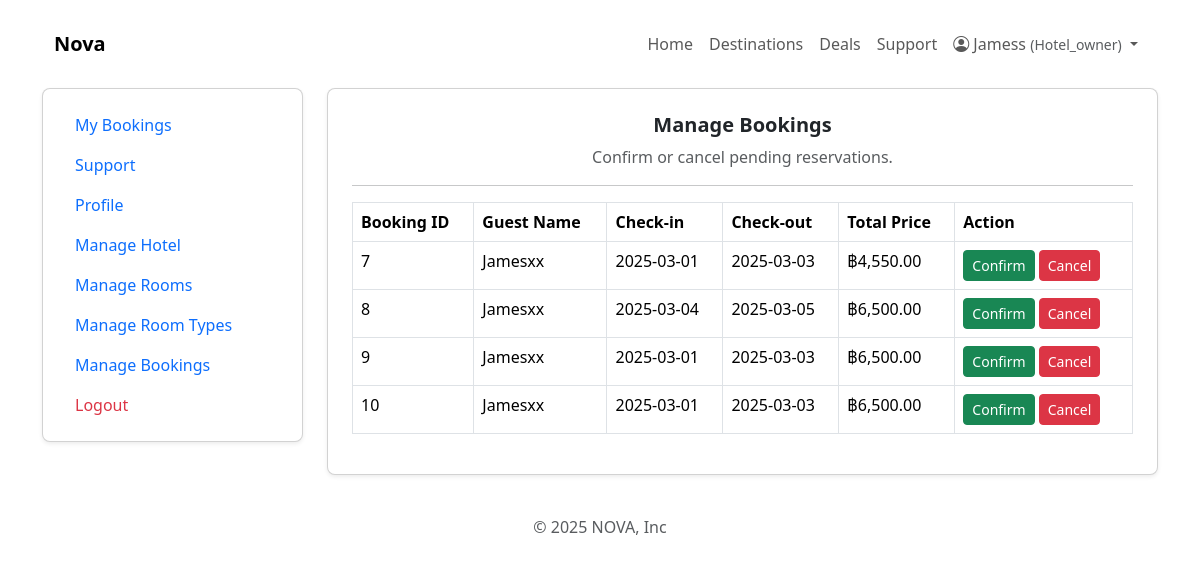
The page /hotel/manage-bookings.php (signed in) on the database its author committed.
### tables this page shows
CREATE TABLE `reservations` (
  `id` int(11) NOT NULL,
  `user_id` int(11) NOT NULL,
  `hotel_id` int(11) NOT NULL,
  `check_in` date NOT NULL,
  `check_out` date NOT NULL,
  `total_price` decimal(10,2) NOT NULL,
  `status` enum('pending','confirmed','cancelled') DEFAULT 'pending',
  `created_at` timestamp NOT NULL DEFAULT current_timestamp()
);

CREATE TABLE `users` (
  `id` int(11) NOT NULL,
  `name` varchar(100) NOT NULL,
  `email` varchar(150) NOT NULL,
  `password` varchar(255) NOT NULL,
  `phone` varchar(20) DEFAULT NULL,
  `created_at` timestamp NOT NULL DEFAULT current_timestamp(),
  `role` enum('admin','hotel_owner','user') NOT NULL DEFAULT 'user'
);

### hotel/manage-bookings.php (the view, shortened to what this page needs)
<?php
require_once("../partials/header.php");
require_once("../partials/nav.php");
$stmt = $pdo->prepare("SELECT r.*, u.name AS guest_name FROM reservations r
    JOIN users u ON r.user_id = u.id
    WHERE r.status = 'pending'");
$stmt->execute();
$reservations = $stmt->fetchAll(PDO::FETCH_ASSOC);
?>
<main>
    <div class="row">
        <?php require_once("../partials/sidebar.php"); ?>
        <div class="col-md-8 col-lg-9">
            <div class="card shadow-sm rounded-3">
                <div class="card-body p-4">
                    <h5 class="fw-bold text-center">Manage Bookings</h5>
                    <p class="text-muted text-center">Confirm or cancel pending reservations.</p>
                    <hr class="my-3">
                    <?php if (empty($reservations)) : ?>
                        <p class="text-center text-muted">No pending reservations.</p>
                    <?php else : ?>
                        <table class="table table-bordered">
                            <thead>
                                <tr>
                                    <th>Booking ID</th>
                                    <th>Guest Name</th>
                                    <th>Check-in</th>
                                    <th>Check-out</th>
                                    <th>Total Price</th>
                                    <th>Action</th>
                                </tr>
                            </thead>
                            <tbody>
                                <?php foreach ($reservations as $r) : ?>
                                    <tr>
                                        <td><?= htmlspecialchars($r['id']); ?></td>
                                        <td><?= htmlspecialchars($r['guest_name']); ?></td>
                                        <td><?= htmlspecialchars($r['check_in']); ?></td>
                                        <td><?= htmlspecialchars($r['check_out']); ?></td>
                                        <td>฿<?= number_format($r['total_price'], 2); ?></td>
                                        <td>
                                            <form action="update-booking.php" method="POST" class="d-inline">
                                                <button type="submit" name="confirm" class="btn btn-success btn-sm">Confirm</button>
                                            </form>
                                            <form action="update-booking.php" method="POST" class="d-inline">
                                                <button type="submit" name="cancel" class="btn btn-danger btn-sm">Cancel</button>
                                            </form>
                                        </td>
                                    </tr>
                                <?php endforeach; ?>
                            </tbody>
                        </table>
                    <?php endif; ?>
                </div>
            </div>
        </div>
    </div>
</main>
<?php require_once("../partials/footer.php"); ?>

### rows shown on the page
reservations: id "7", user.name "Jamesxx", check_in "2025-03-01", check_out "2025-03-03", total_price "4,550.00"
reservations: id "8", user.name "Jamesxx", check_in "2025-03-04", check_out "2025-03-05", total_price "6,500.00"
reservations: id "9", user.name "Jamesxx", check_in "2025-03-01", check_out "2025-03-03", total_price "6,500.00"
reservations: id "10", user.name "Jamesxx", check_in "2025-03-01", check_out "2025-03-03", total_price "6,500.00"

### other values the page prints
$_SESSION['user_name'] "Jamess"
$_SESSION['user_role'] "Hotel_owner"
